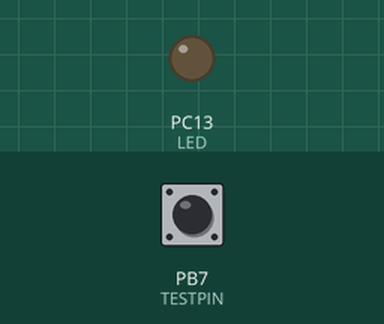
The sketch below on a simulated STM32 Blue Pill. Parts: output pins drawn as LEDs (lit = HIGH). Dashed ring = blinking. The inputs (shaded band) are chosen by the test bench; at power-on: PB7 (TESTPIN) HIGH.

Above: at 1.2 s.
1.3 s: PB7 (TESTPIN) pulled LOW for 1 s
At 1.4 s:
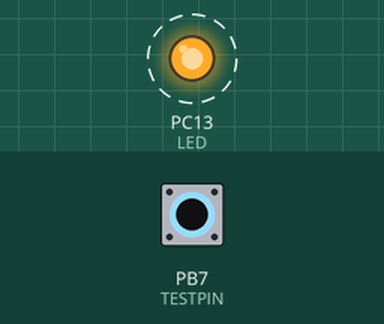
4.3 s: PB7 (TESTPIN) pulled LOW for 3.2 s
At 8.3 s:
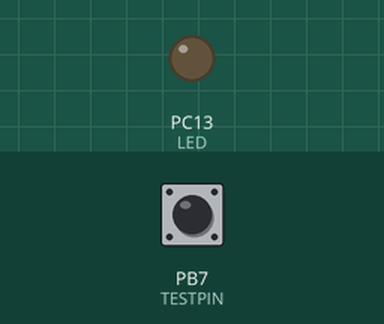
Timing chart, 0 to 9.8 s (numbered marks = the images above; inputs shaded):
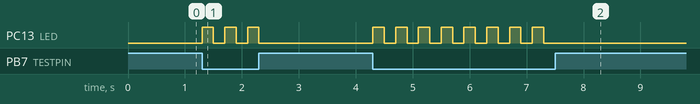

The sketch:

TestPin.ino
```cpp
/**************************************************************************
      Author:   Bruce E. Hall, w8bh.net
        Date:   07 Jul 2019
    Hardware:   STM32F103C "Blue Pill",
    Software:   Arduino IDE 1.8.9; stm32duino package @ dan.drown.org

 Description:   Test functionality of an individual pin.  To test:
                1) change TESTPIN define to the pin you want to test.
                2) upload the code.
                3) temporarily ground the test pin.
                4) onboard LED should flash while pin is grounded.

 **************************************************************************/

#define TESTPIN   PB7                // change to the pin you want to test!

#define LED       PC13               // DONT CHANGE THIS ONE

void setup() {
  pinMode(TESTPIN, INPUT_PULLUP);    // configure test Pin as input
  pinMode(LED, OUTPUT);              // configure onboard LED
  digitalWrite(LED, LOW);            // turn off LED
}

void flashLED() {
  digitalWrite(LED, HIGH);           // turn the LED on
  delay(200);                        // wait a bit
  digitalWrite(LED, LOW);            // turn the LED off
  delay(200);                        // wait a bit

}

bool testPinIsGrounded()
{
  return !digitalRead(TESTPIN);
}

void loop() {
  if (testPinIsGrounded())           // if test pin is grounded...
    flashLED();                      // ...the LED will flash
}
```

Measured:
- after the input at 1.3 s, PC13 (LED): alternates HIGH for 0.20 s and LOW for 0.20 s, 6 changes in all, then stays LOW, starting at once
- after the input at 4.3 s, PC13 (LED): alternates HIGH for 0.20 s and LOW for 0.20 s, 16 changes in all, then stays LOW, starting at once
